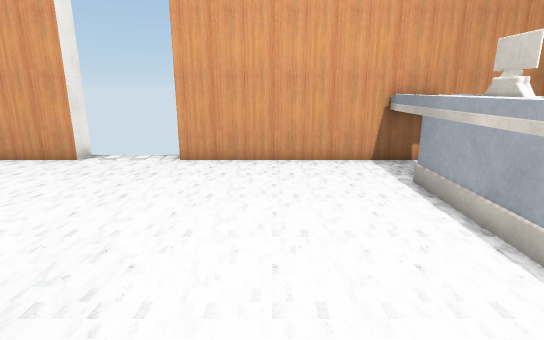
View 1 (above)

16 first-person views from a walk through a 3-D level made in the Unity game engine. The camera is 1.2 m above the floor, tilts 14° down and sees 80° across. The floor is counted in squares, 0.5 m on a side. Each view is taken from the middle of a square. On the plan, view 1 faces up. The plan holds only what a view shows up to about 20 squares ahead; the rest is blank. The player character is not drawn. Some surface patterns are stand-ins.

View 2
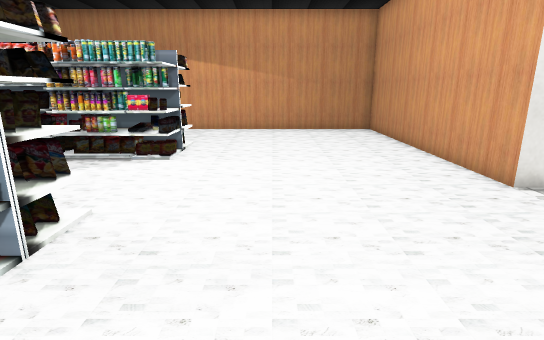

View 3
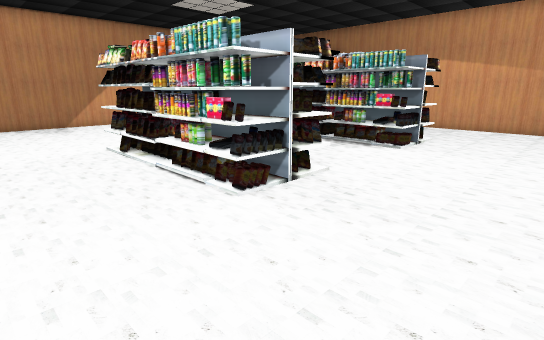

View 4
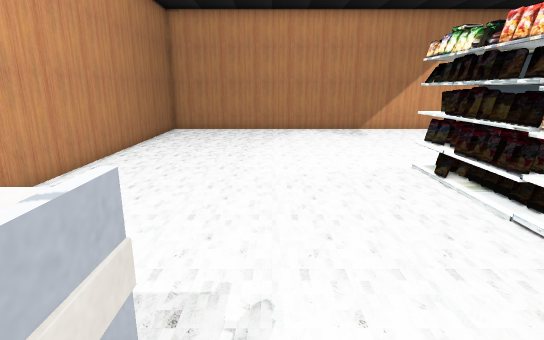

View 5
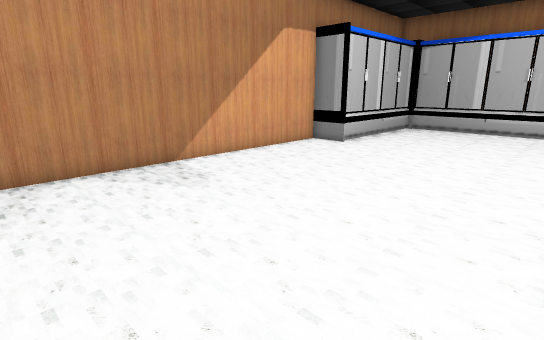

View 6
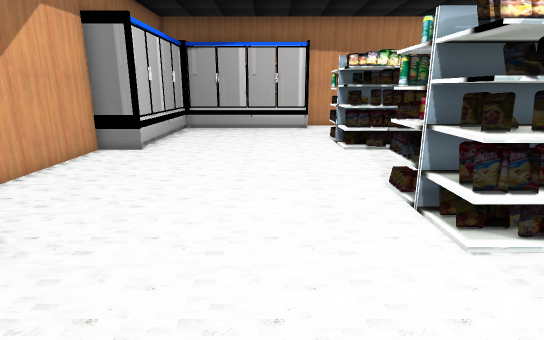

View 7
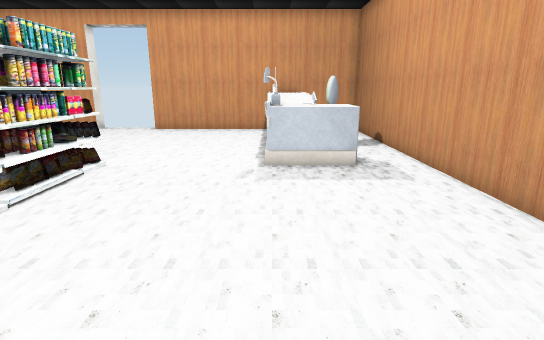

View 8
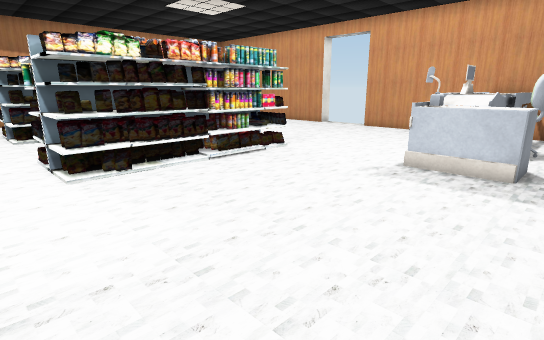

View 9
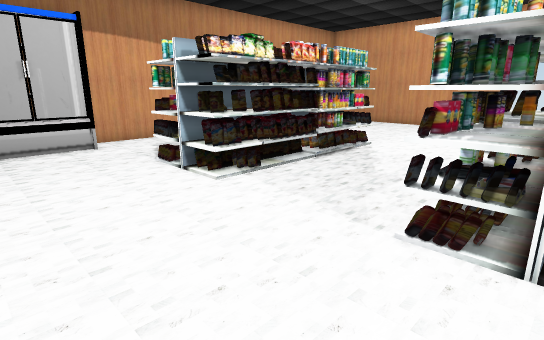

View 10
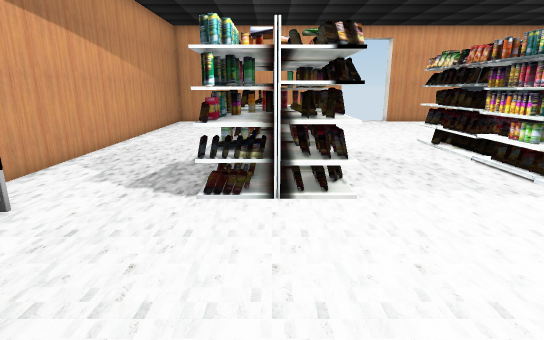

View 11
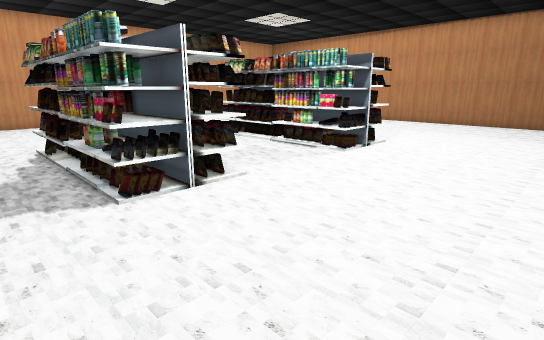

View 12
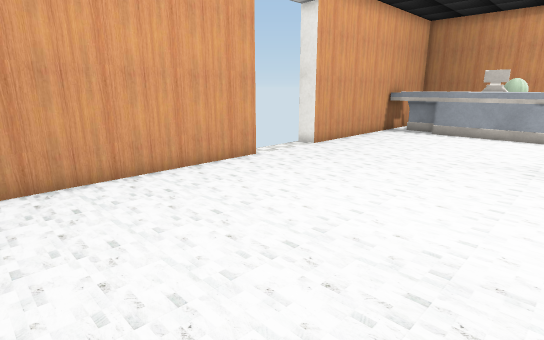

View 13
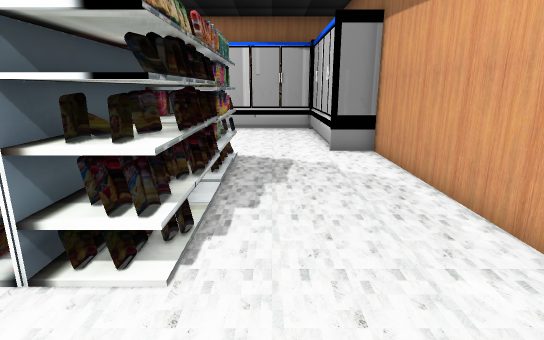

View 14
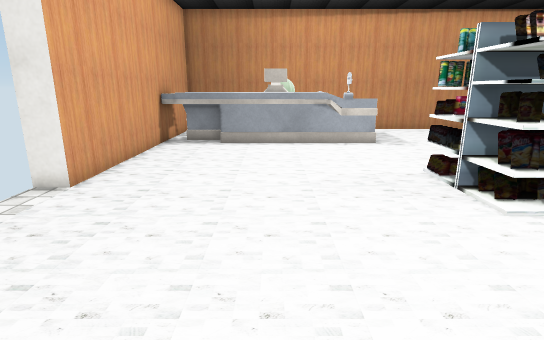

View 15
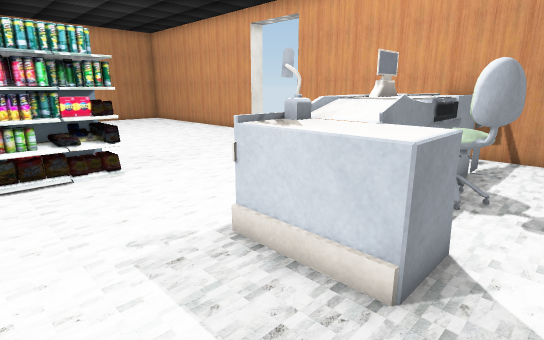

View 16
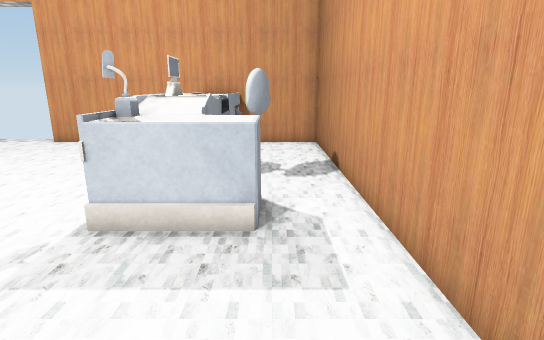

### Floor plan
Key: @ floor where view 1 was taken; # wall or solid block; . floor; O other object.
Columns run from 19 left of view 1 to 9 right of it. Each row starts with its distance up from view 1.
 12             #   #
 11 #############...########O####
 10 #......................OOO..#
  9 #......................OOO..#
  8 #......................OOO..#
  7 #......................OOO..#
  6 #......................OOOO.#
  5 #......................OOOO.#
  4 #......................OOO..#
  3 #......................OOOO.#
  2 #......................OOOO.#
  1 #....OOOOO....OOOOO....OOOO.#
  0 #....OOOOO....OOOOO@........#
 -1 #....OOOOO....OOOOO.........#
 -2 #....OOOOO....OOOOO.........#
 -3 #....OOOOO....OOOOO.........#
 -4 #....OOOOO....OOOOO.........#
 -5 #....OOOOO....OOOOO.........#
 -6 #....OOOOO....OOOOO.........#
 -7 #....OOOOO....OOOOO.........#
 -8 OOO.........................#
 -9 OOO.........................#
-10 OOO.........................#
-11  OO.........................#
-12  OO.........................#
-13  OO.........................#
-14  OO.........................#
-15  OOOOOOOOO..................#
-16   OOOOOOOO..................#
-17          ####################

Positions as (right, up) in squares from view 1, and headings:
1: (0, 0), facing up
2: (1, 5), facing left
3: (3, 7), facing down-left
4: (3, 3), facing down
5: (3, -7), facing down-left
6: (3, -10), facing left
7: (4, -9), facing up
8: (8, -9), facing up-left
9: (-3, -12), facing up-left
10: (-12, -14), facing up
11: (-16, -14), facing up-right
12: (-15, 2), facing up-right
13: (-15, 5), facing down
14: (-11, 6), facing right
15: (8, -2), facing up-left
16: (7, -4), facing up
